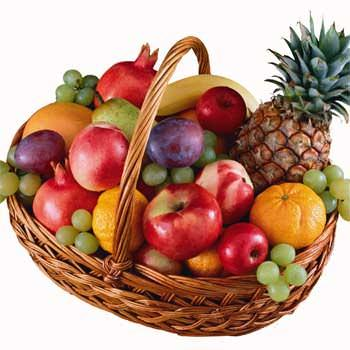
#> input picture 5210411135/image/fruit.jpg, 350 x 350 px, found by its file name
$ python operasi-clipping.py
#> lines starting #> are read from the running program, lines starting #| are printed output that depends on the picture
import cv2
import numpy as np

# membaca gambar
img = cv2.imread("D:/Citra Digital Praktik/5210411135/image/fruit.jpg", 0)
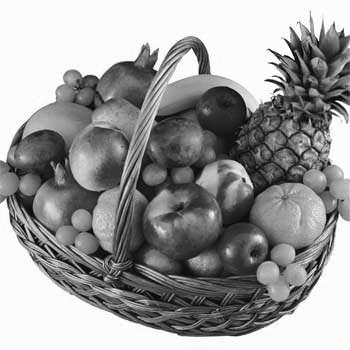
#> img: shape (350, 350); min 0, max 255, mean 154.1
noClipping = np.zeros((len(img), len(img[0]))).astype(np.uint8)
#> noClipping: shape (350, 350); every value is 0
newImg = np.zeros((len(img), len(img[0]))).astype(np.uint8)

for i in range(len(newImg)):
    for j in range(len(newImg[0])):
        px = img[i, j] + 100
        # no clipping
        noClipping[i, j] = px
        # with clipping
        if px > 255:
            newImg[i, j] = 255
        elif px < 0:
            newImg[i, j] = 0
        else:
            newImg[i, j] = px
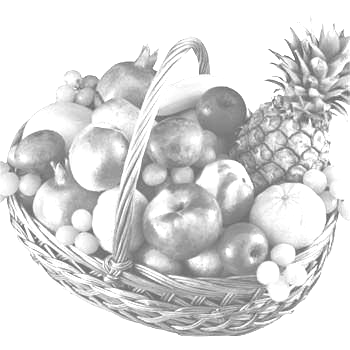
#> newImg: shape (350, 350); min 100, max 255, mean 217.8
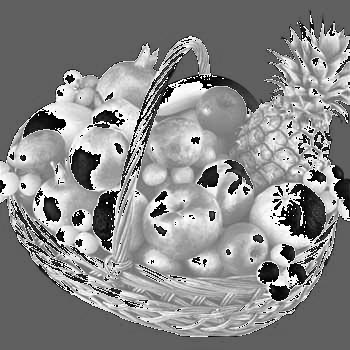
#> noClipping: shape (350, 350); min 0, max 255, mean 135.4

cv2.imshow("original", img)
cv2.imshow("clipping", newImg)
cv2.imshow("no clipping", noClipping)

cv2.waitKey()

$ run again, with 5210411135/image/minusbucket.jpg copied over 5210411135/image/fruit.jpg
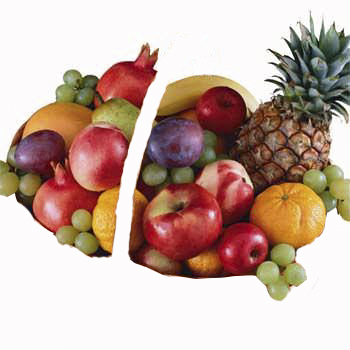
#> input picture 5210411135/image/minusbucket.jpg, 350 x 350 px, found by its file name
#> after the loop `for i in range(len(newImg)):`:
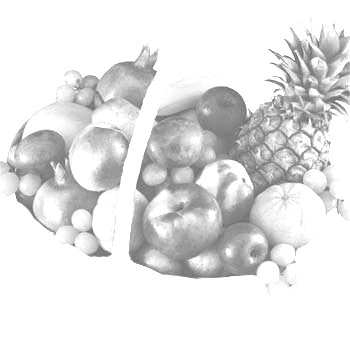
#> newImg: shape (350, 350); min 100, max 255, mean 227.2
#> after the loop `for i in range(len(newImg)):`:
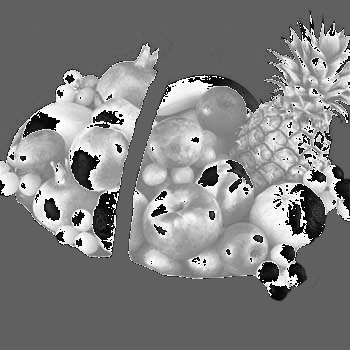
#> noClipping: shape (350, 350); min 0, max 255, mean 127.3
